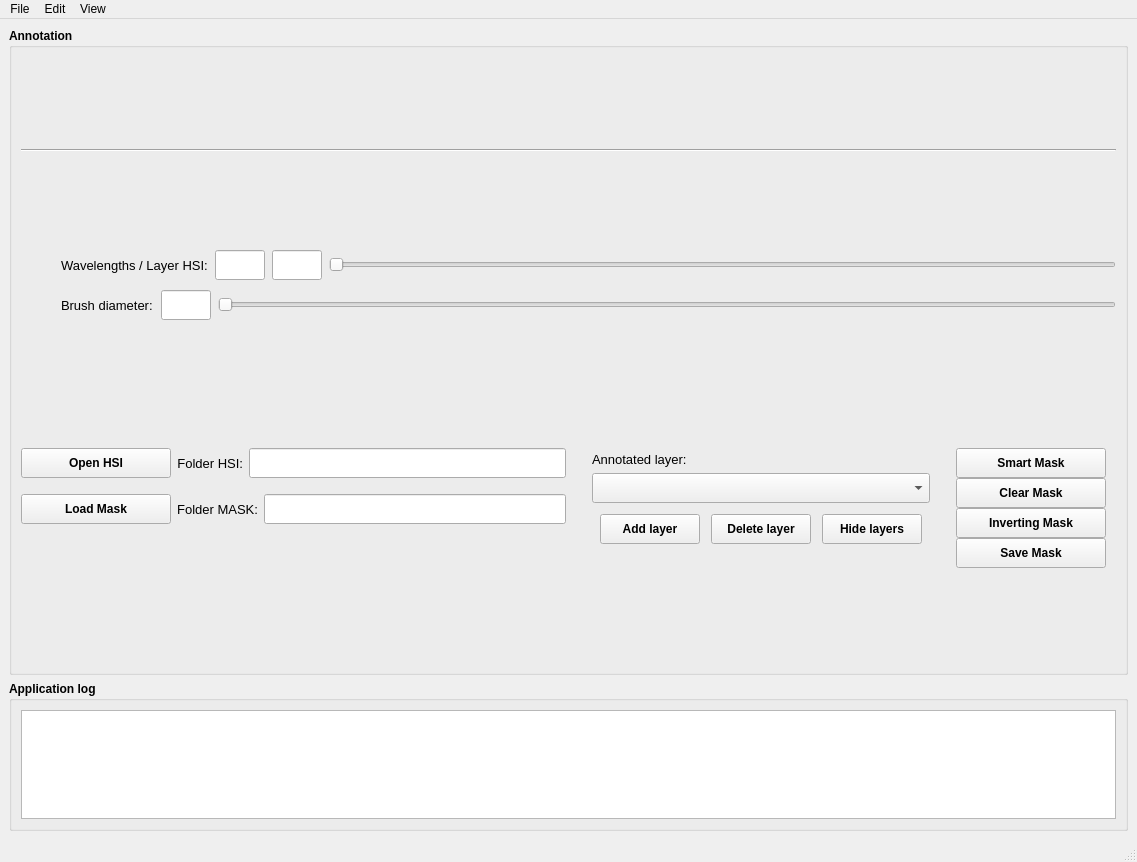
<?xml version="1.0" encoding="UTF-8"?>
<ui version="4.0">
 <class>AnnotatorMainWindow</class>
 <widget class="QMainWindow" name="AnnotatorMainWindow">
  <property name="geometry">
   <rect>
    <x>0</x>
    <y>0</y>
    <width>1137</width>
    <height>862</height>
   </rect>
  </property>
  <property name="minimumSize">
   <size>
    <width>820</width>
    <height>620</height>
   </size>
  </property>
  <property name="windowTitle">
   <string>Annotator for HSI</string>
  </property>
  <widget class="QWidget" name="centralwidget">
   <layout class="QVBoxLayout" name="verticalLayout_2">
    <item>
     <widget class="QGroupBox" name="gbAnnotWindow">
      <property name="font">
       <font>
        <weight>75</weight>
        <bold>true</bold>
       </font>
      </property>
      <property name="title">
       <string>Annotation</string>
      </property>
      <layout class="QVBoxLayout" name="verticalLayout_8">
       <item>
        <layout class="QHBoxLayout" name="horizontalLayout_3">
         <property name="sizeConstraint">
          <enum>QLayout::SetDefaultConstraint</enum>
         </property>
         <item>
          <layout class="QVBoxLayout" name="figThinFigure"/>
         </item>
        </layout>
       </item>
       <item>
        <widget class="Line" name="line">
         <property name="orientation">
          <enum>Qt::Horizontal</enum>
         </property>
        </widget>
       </item>
       <item>
        <layout class="QHBoxLayout" name="horizontalLayout_7">
         <property name="spacing">
          <number>10</number>
         </property>
         <item>
          <layout class="QVBoxLayout" name="verticalLayout_4">
           <property name="rightMargin">
            <number>0</number>
           </property>
           <property name="bottomMargin">
            <number>0</number>
           </property>
           <item>
            <layout class="QHBoxLayout" name="horizontalLayout_5">
             <property name="spacing">
              <number>0</number>
             </property>
             <property name="sizeConstraint">
              <enum>QLayout::SetMinimumSize</enum>
             </property>
             <property name="rightMargin">
              <number>0</number>
             </property>
             <item>
              <spacer name="horizontalSpacer">
               <property name="orientation">
                <enum>Qt::Horizontal</enum>
               </property>
               <property name="sizeType">
                <enum>QSizePolicy::Minimum</enum>
               </property>
               <property name="sizeHint" stdset="0">
                <size>
                 <width>40</width>
                 <height>20</height>
                </size>
               </property>
              </spacer>
             </item>
             <item>
              <widget class="QLabel" name="label_5">
               <property name="minimumSize">
                <size>
                 <width>100</width>
                 <height>0</height>
                </size>
               </property>
               <property name="maximumSize">
                <size>
                 <width>200</width>
                 <height>16777215</height>
                </size>
               </property>
               <property name="font">
                <font>
                 <pointsize>10</pointsize>
                 <weight>50</weight>
                 <bold>false</bold>
                </font>
               </property>
               <property name="text">
                <string>Wavelengths / Layer HSI:  </string>
               </property>
              </widget>
             </item>
             <item>
              <widget class="QLineEdit" name="txt_HSI_slider">
               <property name="minimumSize">
                <size>
                 <width>0</width>
                 <height>30</height>
                </size>
               </property>
               <property name="maximumSize">
                <size>
                 <width>50</width>
                 <height>16777215</height>
                </size>
               </property>
               <property name="readOnly">
                <bool>true</bool>
               </property>
              </widget>
             </item>
             <item>
              <widget class="QLabel" name="label">
               <property name="minimumSize">
                <size>
                 <width>5</width>
                 <height>0</height>
                </size>
               </property>
               <property name="text">
                <string/>
               </property>
              </widget>
             </item>
             <item>
              <widget class="QLineEdit" name="txt_HSI_slider_leyer">
               <property name="minimumSize">
                <size>
                 <width>0</width>
                 <height>30</height>
                </size>
               </property>
               <property name="maximumSize">
                <size>
                 <width>50</width>
                 <height>16777215</height>
                </size>
               </property>
              </widget>
             </item>
             <item>
              <widget class="QLabel" name="label_3">
               <property name="minimumSize">
                <size>
                 <width>5</width>
                 <height>0</height>
                </size>
               </property>
               <property name="text">
                <string/>
               </property>
              </widget>
             </item>
             <item>
              <widget class="QSlider" name="HSI_slider">
               <property name="orientation">
                <enum>Qt::Horizontal</enum>
               </property>
              </widget>
             </item>
            </layout>
           </item>
           <item>
            <layout class="QHBoxLayout" name="horizontalLayout_8" stretch="0,0,0,0,0">
             <property name="spacing">
              <number>0</number>
             </property>
             <property name="sizeConstraint">
              <enum>QLayout::SetMinimumSize</enum>
             </property>
             <property name="rightMargin">
              <number>0</number>
             </property>
             <item>
              <spacer name="horizontalSpacer_3">
               <property name="orientation">
                <enum>Qt::Horizontal</enum>
               </property>
               <property name="sizeType">
                <enum>QSizePolicy::Minimum</enum>
               </property>
               <property name="sizeHint" stdset="0">
                <size>
                 <width>40</width>
                 <height>20</height>
                </size>
               </property>
              </spacer>
             </item>
             <item>
              <widget class="QLabel" name="label_2">
               <property name="minimumSize">
                <size>
                 <width>100</width>
                 <height>0</height>
                </size>
               </property>
               <property name="maximumSize">
                <size>
                 <width>200</width>
                 <height>16777215</height>
                </size>
               </property>
               <property name="font">
                <font>
                 <pointsize>10</pointsize>
                 <weight>50</weight>
                 <bold>false</bold>
                </font>
               </property>
               <property name="text">
                <string>Brush diameter:</string>
               </property>
              </widget>
             </item>
             <item>
              <widget class="QLineEdit" name="txtBrushDiameter">
               <property name="minimumSize">
                <size>
                 <width>0</width>
                 <height>30</height>
                </size>
               </property>
               <property name="maximumSize">
                <size>
                 <width>50</width>
                 <height>16777215</height>
                </size>
               </property>
               <property name="font">
                <font>
                 <weight>50</weight>
                 <bold>false</bold>
                </font>
               </property>
               <property name="readOnly">
                <bool>true</bool>
               </property>
              </widget>
             </item>
             <item>
              <widget class="QLabel" name="label_6">
               <property name="minimumSize">
                <size>
                 <width>5</width>
                 <height>0</height>
                </size>
               </property>
               <property name="text">
                <string/>
               </property>
              </widget>
             </item>
             <item>
              <widget class="QSlider" name="sldBrushDiameter">
               <property name="orientation">
                <enum>Qt::Horizontal</enum>
               </property>
              </widget>
             </item>
            </layout>
           </item>
           <item>
            <widget class="QLabel" name="label_13">
             <property name="maximumSize">
              <size>
               <width>16777215</width>
               <height>20</height>
              </size>
             </property>
             <property name="text">
              <string/>
             </property>
            </widget>
           </item>
          </layout>
         </item>
        </layout>
       </item>
       <item>
        <layout class="QHBoxLayout" name="horizontalLayout_6">
         <item>
          <layout class="QHBoxLayout" name="horizontalLayout">
           <item>
            <layout class="QVBoxLayout" name="verticalLayout_11">
             <property name="rightMargin">
              <number>0</number>
             </property>
             <item>
              <layout class="QHBoxLayout" name="horizontalLayout_13">
               <property name="topMargin">
                <number>0</number>
               </property>
               <item>
                <widget class="QPushButton" name="btnBrowseImageDir">
                 <property name="minimumSize">
                  <size>
                   <width>150</width>
                   <height>30</height>
                  </size>
                 </property>
                 <property name="maximumSize">
                  <size>
                   <width>200</width>
                   <height>16777215</height>
                  </size>
                 </property>
                 <property name="text">
                  <string>Open HSI</string>
                 </property>
                </widget>
               </item>
               <item>
                <widget class="QLabel" name="label_7">
                 <property name="minimumSize">
                  <size>
                   <width>0</width>
                   <height>0</height>
                  </size>
                 </property>
                 <property name="maximumSize">
                  <size>
                   <width>100</width>
                   <height>16777215</height>
                  </size>
                 </property>
                 <property name="font">
                  <font>
                   <pointsize>10</pointsize>
                   <weight>50</weight>
                   <bold>false</bold>
                  </font>
                 </property>
                 <property name="text">
                  <string>Folder HSI:</string>
                 </property>
                 <property name="alignment">
                  <set>Qt::AlignRight|Qt::AlignTrailing|Qt::AlignVCenter</set>
                 </property>
                </widget>
               </item>
               <item>
                <widget class="QLineEdit" name="txtImageDir">
                 <property name="minimumSize">
                  <size>
                   <width>0</width>
                   <height>30</height>
                  </size>
                 </property>
                 <property name="maximumSize">
                  <size>
                   <width>360</width>
                   <height>16777215</height>
                  </size>
                 </property>
                 <property name="font">
                  <font>
                   <weight>50</weight>
                   <bold>false</bold>
                  </font>
                 </property>
                 <property name="readOnly">
                  <bool>true</bool>
                 </property>
                </widget>
               </item>
              </layout>
             </item>
             <item>
              <layout class="QHBoxLayout" name="horizontalLayout_14">
               <property name="topMargin">
                <number>10</number>
               </property>
               <item>
                <widget class="QPushButton" name="actionLoadmask">
                 <property name="minimumSize">
                  <size>
                   <width>150</width>
                   <height>30</height>
                  </size>
                 </property>
                 <property name="maximumSize">
                  <size>
                   <width>200</width>
                   <height>16777215</height>
                  </size>
                 </property>
                 <property name="text">
                  <string>Load Mask</string>
                 </property>
                </widget>
               </item>
               <item>
                <widget class="QLabel" name="label_9">
                 <property name="maximumSize">
                  <size>
                   <width>100</width>
                   <height>16777215</height>
                  </size>
                 </property>
                 <property name="font">
                  <font>
                   <pointsize>10</pointsize>
                   <weight>50</weight>
                   <bold>false</bold>
                  </font>
                 </property>
                 <property name="text">
                  <string>Folder MASK:</string>
                 </property>
                 <property name="alignment">
                  <set>Qt::AlignRight|Qt::AlignTrailing|Qt::AlignVCenter</set>
                 </property>
                </widget>
               </item>
               <item>
                <widget class="QLineEdit" name="lineEdit">
                 <property name="minimumSize">
                  <size>
                   <width>0</width>
                   <height>30</height>
                  </size>
                 </property>
                 <property name="maximumSize">
                  <size>
                   <width>360</width>
                   <height>16777215</height>
                  </size>
                 </property>
                 <property name="font">
                  <font>
                   <weight>50</weight>
                   <bold>false</bold>
                  </font>
                 </property>
                 <property name="readOnly">
                  <bool>true</bool>
                 </property>
                </widget>
               </item>
              </layout>
             </item>
             <item>
              <layout class="QVBoxLayout" name="verticalLayout_13">
               <item>
                <layout class="QHBoxLayout" name="horizontalLayout_15">
                 <property name="rightMargin">
                  <number>10</number>
                 </property>
                 <item>
                  <widget class="QLabel" name="label_12">
                   <property name="text">
                    <string/>
                   </property>
                  </widget>
                 </item>
                 <item>
                  <widget class="QLabel" name="label_11">
                   <property name="text">
                    <string/>
                   </property>
                  </widget>
                 </item>
                </layout>
               </item>
              </layout>
             </item>
            </layout>
           </item>
          </layout>
         </item>
         <item>
          <layout class="QHBoxLayout" name="horizontalLayout_4">
           <property name="rightMargin">
            <number>0</number>
           </property>
           <item>
            <layout class="QVBoxLayout" name="verticalLayout_5">
             <property name="leftMargin">
              <number>20</number>
             </property>
             <property name="rightMargin">
              <number>10</number>
             </property>
             <item>
              <layout class="QVBoxLayout" name="verticalLayout_6">
               <item>
                <widget class="QLabel" name="label_10">
                 <property name="maximumSize">
                  <size>
                   <width>16777215</width>
                   <height>200</height>
                  </size>
                 </property>
                 <property name="font">
                  <font>
                   <pointsize>10</pointsize>
                   <weight>50</weight>
                   <bold>false</bold>
                  </font>
                 </property>
                 <property name="text">
                  <string>Annotated layer:</string>
                 </property>
                 <property name="alignment">
                  <set>Qt::AlignBottom|Qt::AlignLeading|Qt::AlignLeft</set>
                 </property>
                </widget>
               </item>
              </layout>
             </item>
             <item>
              <widget class="QComboBox" name="lstDefectsAndColors">
               <property name="sizePolicy">
                <sizepolicy hsizetype="Expanding" vsizetype="Fixed">
                 <horstretch>0</horstretch>
                 <verstretch>0</verstretch>
                </sizepolicy>
               </property>
               <property name="minimumSize">
                <size>
                 <width>0</width>
                 <height>30</height>
                </size>
               </property>
               <property name="maximumSize">
                <size>
                 <width>5000</width>
                 <height>16777215</height>
                </size>
               </property>
               <property name="font">
                <font>
                 <weight>50</weight>
                 <bold>false</bold>
                </font>
               </property>
              </widget>
             </item>
             <item>
              <layout class="QVBoxLayout" name="verticalLayout_7">
               <property name="spacing">
                <number>3</number>
               </property>
               <property name="topMargin">
                <number>5</number>
               </property>
               <item>
                <layout class="QHBoxLayout" name="horizontalLayout_9">
                 <property name="spacing">
                  <number>3</number>
                 </property>
                 <property name="topMargin">
                  <number>0</number>
                 </property>
                 <item>
                  <widget class="QPushButton" name="add_layer">
                   <property name="minimumSize">
                    <size>
                     <width>0</width>
                     <height>30</height>
                    </size>
                   </property>
                   <property name="maximumSize">
                    <size>
                     <width>100</width>
                     <height>16777215</height>
                    </size>
                   </property>
                   <property name="text">
                    <string>Add layer</string>
                   </property>
                  </widget>
                 </item>
                 <item>
                  <widget class="QPushButton" name="delete_layer">
                   <property name="minimumSize">
                    <size>
                     <width>0</width>
                     <height>30</height>
                    </size>
                   </property>
                   <property name="maximumSize">
                    <size>
                     <width>100</width>
                     <height>16777215</height>
                    </size>
                   </property>
                   <property name="text">
                    <string>Delete layer</string>
                   </property>
                  </widget>
                 </item>
                 <item>
                  <widget class="QPushButton" name="btnMode">
                   <property name="minimumSize">
                    <size>
                     <width>0</width>
                     <height>30</height>
                    </size>
                   </property>
                   <property name="maximumSize">
                    <size>
                     <width>100</width>
                     <height>16777215</height>
                    </size>
                   </property>
                   <property name="text">
                    <string>Hide layers</string>
                   </property>
                   <property name="shortcut">
                    <string>M</string>
                   </property>
                  </widget>
                 </item>
                </layout>
               </item>
              </layout>
             </item>
             <item>
              <layout class="QHBoxLayout" name="horizontalLayout_16">
               <item>
                <widget class="QLabel" name="label_4">
                 <property name="maximumSize">
                  <size>
                   <width>200</width>
                   <height>16777215</height>
                  </size>
                 </property>
                 <property name="text">
                  <string/>
                 </property>
                </widget>
               </item>
              </layout>
             </item>
            </layout>
           </item>
           <item>
            <layout class="QVBoxLayout" name="verticalLayout">
             <property name="spacing">
              <number>0</number>
             </property>
             <property name="leftMargin">
              <number>10</number>
             </property>
             <property name="rightMargin">
              <number>10</number>
             </property>
             <item>
              <widget class="QPushButton" name="makemask">
               <property name="minimumSize">
                <size>
                 <width>150</width>
                 <height>30</height>
                </size>
               </property>
               <property name="maximumSize">
                <size>
                 <width>300</width>
                 <height>16777215</height>
                </size>
               </property>
               <property name="text">
                <string>Smart Mask</string>
               </property>
              </widget>
             </item>
             <item>
              <widget class="QPushButton" name="btnClear">
               <property name="enabled">
                <bool>true</bool>
               </property>
               <property name="minimumSize">
                <size>
                 <width>0</width>
                 <height>30</height>
                </size>
               </property>
               <property name="maximumSize">
                <size>
                 <width>300</width>
                 <height>16777215</height>
                </size>
               </property>
               <property name="text">
                <string>Clear Mask</string>
               </property>
              </widget>
             </item>
             <item>
              <widget class="QPushButton" name="InvertingMask">
               <property name="minimumSize">
                <size>
                 <width>0</width>
                 <height>30</height>
                </size>
               </property>
               <property name="text">
                <string>Inverting Mask</string>
               </property>
              </widget>
             </item>
             <item>
              <widget class="QPushButton" name="pushButton_2">
               <property name="minimumSize">
                <size>
                 <width>150</width>
                 <height>30</height>
                </size>
               </property>
               <property name="maximumSize">
                <size>
                 <width>200</width>
                 <height>16777215</height>
                </size>
               </property>
               <property name="text">
                <string>Save Mask</string>
               </property>
              </widget>
             </item>
            </layout>
           </item>
          </layout>
         </item>
        </layout>
       </item>
      </layout>
     </widget>
    </item>
    <item>
     <widget class="QGroupBox" name="gbApplicationLog">
      <property name="sizePolicy">
       <sizepolicy hsizetype="Preferred" vsizetype="Maximum">
        <horstretch>0</horstretch>
        <verstretch>0</verstretch>
       </sizepolicy>
      </property>
      <property name="maximumSize">
       <size>
        <width>16777215</width>
        <height>150</height>
       </size>
      </property>
      <property name="font">
       <font>
        <weight>75</weight>
        <bold>true</bold>
       </font>
      </property>
      <property name="title">
       <string>Application log</string>
      </property>
      <layout class="QVBoxLayout" name="verticalLayout_3">
       <item>
        <widget class="QTextEdit" name="txtConsole">
         <property name="font">
          <font>
           <weight>50</weight>
           <bold>false</bold>
          </font>
         </property>
        </widget>
       </item>
      </layout>
     </widget>
    </item>
   </layout>
  </widget>
  <widget class="QMenuBar" name="menubar">
   <property name="geometry">
    <rect>
     <x>0</x>
     <y>0</y>
     <width>1137</width>
     <height>21</height>
    </rect>
   </property>
   <widget class="QMenu" name="menuFile">
    <property name="title">
     <string>File</string>
    </property>
   </widget>
   <widget class="QMenu" name="menuView">
    <property name="title">
     <string>View</string>
    </property>
    <addaction name="separator"/>
    <addaction name="actionLog"/>
   </widget>
   <widget class="QMenu" name="menuEdit">
    <property name="title">
     <string>Edit</string>
    </property>
   </widget>
   <addaction name="menuFile"/>
   <addaction name="menuEdit"/>
   <addaction name="menuView"/>
  </widget>
  <widget class="QStatusBar" name="statusbar"/>
  <action name="actionLog">
   <property name="checkable">
    <bool>true</bool>
   </property>
   <property name="text">
    <string>Log</string>
   </property>
  </action>
  <action name="actionRefresh_data_file">
   <property name="text">
    <string>Refresh data file</string>
   </property>
  </action>
  <action name="actionRefresh_predictor">
   <property name="text">
    <string>Refresh predictor</string>
   </property>
  </action>
  <action name="actionSave_current_annotations">
   <property name="text">
    <string>Save current annotations</string>
   </property>
  </action>
  <action name="actionLoad_marked_image">
   <property name="checkable">
    <bool>true</bool>
   </property>
   <property name="checked">
    <bool>true</bool>
   </property>
   <property name="text">
    <string>Load marked image</string>
   </property>
  </action>
  <action name="actionReload_original_mask">
   <property name="enabled">
    <bool>false</bool>
   </property>
   <property name="text">
    <string>Reload original mask</string>
   </property>
  </action>
  <action name="actionProcess_original_mask">
   <property name="checkable">
    <bool>true</bool>
   </property>
   <property name="enabled">
    <bool>false</bool>
   </property>
   <property name="text">
    <string>Process original mask</string>
   </property>
  </action>
  <action name="actionAIMask">
   <property name="text">
    <string>Reload AUTO defect mask</string>
   </property>
  </action>
  <action name="actionColor_definitions">
   <property name="text">
    <string>Color specifications</string>
   </property>
  </action>
  <action name="actionLoad">
   <property name="text">
    <string>Load annotations</string>
   </property>
  </action>
 </widget>
 <resources/>
 <connections/>
</ui>
